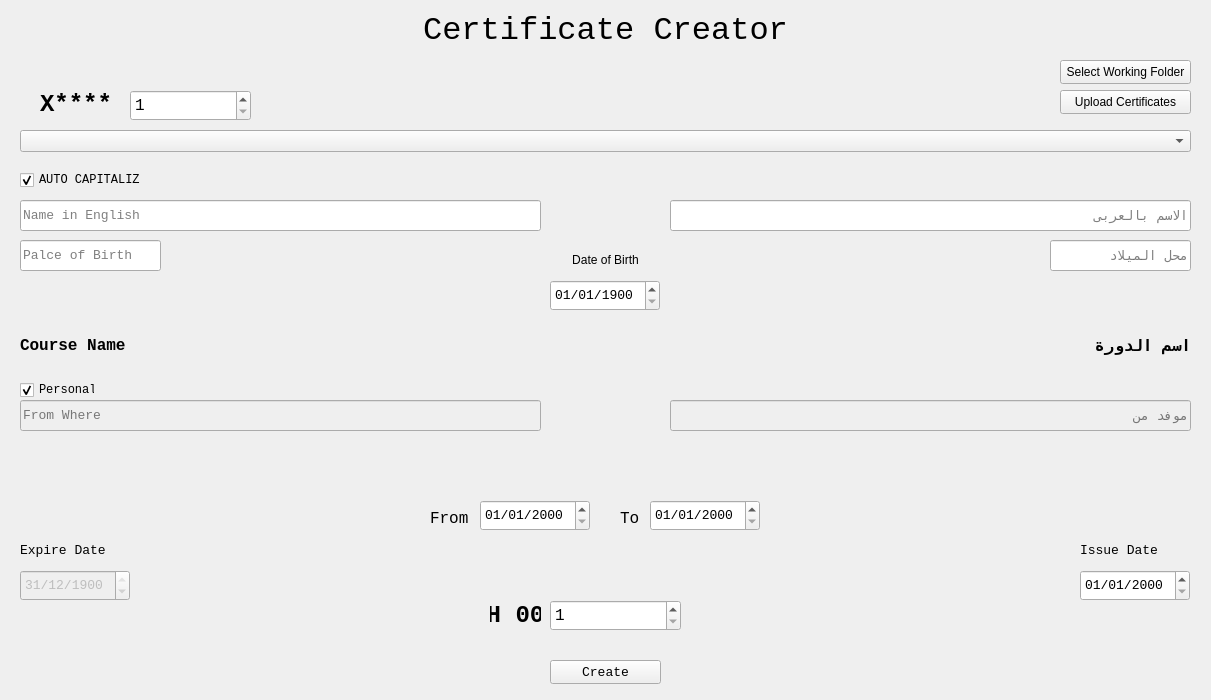
<?xml version="1.0" encoding="UTF-8"?>
<ui version="4.0">
 <class>MainWindow</class>
 <widget class="QWidget" name="MainWindow">
  <property name="geometry">
   <rect>
    <x>0</x>
    <y>0</y>
    <width>1211</width>
    <height>700</height>
   </rect>
  </property>
  <property name="minimumSize">
   <size>
    <width>1211</width>
    <height>700</height>
   </size>
  </property>
  <property name="maximumSize">
   <size>
    <width>1211</width>
    <height>700</height>
   </size>
  </property>
  <property name="windowTitle">
   <string>Form</string>
  </property>
  <widget class="QLabel" name="Title">
   <property name="geometry">
    <rect>
     <x>0</x>
     <y>10</y>
     <width>1211</width>
     <height>41</height>
    </rect>
   </property>
   <property name="font">
    <font>
     <family>Consolas</family>
     <pointsize>24</pointsize>
    </font>
   </property>
   <property name="text">
    <string>Certificate Creator</string>
   </property>
   <property name="alignment">
    <set>Qt::AlignCenter</set>
   </property>
  </widget>
  <widget class="QLabel" name="courseCode">
   <property name="geometry">
    <rect>
     <x>40</x>
     <y>89</y>
     <width>81</width>
     <height>31</height>
    </rect>
   </property>
   <property name="font">
    <font>
     <family>Consolas</family>
     <pointsize>18</pointsize>
     <bold>true</bold>
    </font>
   </property>
   <property name="text">
    <string>X****</string>
   </property>
   <property name="alignment">
    <set>Qt::AlignLeading|Qt::AlignLeft|Qt::AlignVCenter</set>
   </property>
  </widget>
  <widget class="QSpinBox" name="CertNo">
   <property name="geometry">
    <rect>
     <x>130</x>
     <y>90</y>
     <width>121</width>
     <height>31</height>
    </rect>
   </property>
   <property name="font">
    <font>
     <family>Consolas</family>
     <pointsize>12</pointsize>
     <bold>false</bold>
    </font>
   </property>
   <property name="minimum">
    <number>1</number>
   </property>
   <property name="maximum">
    <number>9999999</number>
   </property>
  </widget>
  <widget class="QPushButton" name="pickDirectory">
   <property name="geometry">
    <rect>
     <x>1060</x>
     <y>60</y>
     <width>131</width>
     <height>24</height>
    </rect>
   </property>
   <property name="text">
    <string>Select Working Folder</string>
   </property>
  </widget>
  <widget class="QLabel" name="workingPath">
   <property name="geometry">
    <rect>
     <x>630</x>
     <y>60</y>
     <width>421</width>
     <height>20</height>
    </rect>
   </property>
   <property name="text">
    <string/>
   </property>
   <property name="alignment">
    <set>Qt::AlignRight|Qt::AlignTrailing|Qt::AlignVCenter</set>
   </property>
  </widget>
  <widget class="QComboBox" name="course">
   <property name="geometry">
    <rect>
     <x>20</x>
     <y>130</y>
     <width>1171</width>
     <height>22</height>
    </rect>
   </property>
   <property name="font">
    <font>
     <family>Consolas</family>
     <pointsize>10</pointsize>
    </font>
   </property>
   <property name="currentText">
    <string/>
   </property>
   <property name="placeholderText">
    <string>Course Name</string>
   </property>
   <property name="modelColumn">
    <number>0</number>
   </property>
  </widget>
  <widget class="QCheckBox" name="autoCaps">
   <property name="geometry">
    <rect>
     <x>20</x>
     <y>170</y>
     <width>121</width>
     <height>20</height>
    </rect>
   </property>
   <property name="font">
    <font>
     <family>Consolas</family>
    </font>
   </property>
   <property name="text">
    <string>AUTO CAPITALIZE</string>
   </property>
   <property name="checked">
    <bool>true</bool>
   </property>
  </widget>
  <widget class="QLineEdit" name="Name_En">
   <property name="geometry">
    <rect>
     <x>20</x>
     <y>200</y>
     <width>521</width>
     <height>31</height>
    </rect>
   </property>
   <property name="font">
    <font>
     <family>Consolas</family>
     <pointsize>10</pointsize>
    </font>
   </property>
   <property name="cursorPosition">
    <number>0</number>
   </property>
   <property name="dragEnabled">
    <bool>false</bool>
   </property>
   <property name="placeholderText">
    <string>Name in English</string>
   </property>
   <property name="clearButtonEnabled">
    <bool>true</bool>
   </property>
  </widget>
  <widget class="QLineEdit" name="Name_Ar">
   <property name="geometry">
    <rect>
     <x>670</x>
     <y>200</y>
     <width>521</width>
     <height>31</height>
    </rect>
   </property>
   <property name="font">
    <font>
     <family>Consolas</family>
     <pointsize>10</pointsize>
    </font>
   </property>
   <property name="cursorPosition">
    <number>0</number>
   </property>
   <property name="alignment">
    <set>Qt::AlignLeading|Qt::AlignLeft|Qt::AlignVCenter</set>
   </property>
   <property name="dragEnabled">
    <bool>false</bool>
   </property>
   <property name="placeholderText">
    <string>الاسم بالعربى</string>
   </property>
   <property name="clearButtonEnabled">
    <bool>true</bool>
   </property>
  </widget>
  <widget class="QLineEdit" name="Place_of_Birth_En">
   <property name="geometry">
    <rect>
     <x>20</x>
     <y>240</y>
     <width>141</width>
     <height>31</height>
    </rect>
   </property>
   <property name="font">
    <font>
     <family>Consolas</family>
     <pointsize>10</pointsize>
    </font>
   </property>
   <property name="maxLength">
    <number>12</number>
   </property>
   <property name="cursorPosition">
    <number>0</number>
   </property>
   <property name="dragEnabled">
    <bool>false</bool>
   </property>
   <property name="placeholderText">
    <string>Palce of Birth</string>
   </property>
   <property name="clearButtonEnabled">
    <bool>true</bool>
   </property>
  </widget>
  <widget class="QLineEdit" name="Place_of_Birth_Ar">
   <property name="geometry">
    <rect>
     <x>1050</x>
     <y>240</y>
     <width>141</width>
     <height>31</height>
    </rect>
   </property>
   <property name="font">
    <font>
     <family>Consolas</family>
     <pointsize>10</pointsize>
    </font>
   </property>
   <property name="maxLength">
    <number>12</number>
   </property>
   <property name="cursorPosition">
    <number>0</number>
   </property>
   <property name="dragEnabled">
    <bool>false</bool>
   </property>
   <property name="placeholderText">
    <string>محل الميلاد</string>
   </property>
   <property name="clearButtonEnabled">
    <bool>true</bool>
   </property>
  </widget>
  <widget class="QLabel" name="label_2">
   <property name="geometry">
    <rect>
     <x>180</x>
     <y>250</y>
     <width>851</width>
     <height>20</height>
    </rect>
   </property>
   <property name="minimumSize">
    <size>
     <width>851</width>
     <height>0</height>
    </size>
   </property>
   <property name="text">
    <string>Date of Birth</string>
   </property>
   <property name="alignment">
    <set>Qt::AlignCenter</set>
   </property>
  </widget>
  <widget class="QDateEdit" name="Date_of_Birth">
   <property name="geometry">
    <rect>
     <x>550</x>
     <y>280</y>
     <width>110</width>
     <height>31</height>
    </rect>
   </property>
   <property name="font">
    <font>
     <family>Consolas</family>
     <pointsize>10</pointsize>
    </font>
   </property>
   <property name="dateTime">
    <datetime>
     <hour>0</hour>
     <minute>0</minute>
     <second>0</second>
     <year>1900</year>
     <month>1</month>
     <day>1</day>
    </datetime>
   </property>
   <property name="displayFormat">
    <string>dd/MM/yyyy</string>
   </property>
   <property name="date">
    <date>
     <year>1900</year>
     <month>1</month>
     <day>1</day>
    </date>
   </property>
  </widget>
  <widget class="QLabel" name="Course_Name_En">
   <property name="geometry">
    <rect>
     <x>20</x>
     <y>320</y>
     <width>501</width>
     <height>51</height>
    </rect>
   </property>
   <property name="font">
    <font>
     <family>Consolas</family>
     <pointsize>12</pointsize>
     <bold>true</bold>
    </font>
   </property>
   <property name="text">
    <string>Course Name</string>
   </property>
   <property name="wordWrap">
    <bool>true</bool>
   </property>
  </widget>
  <widget class="QLabel" name="Course_Name_Ar">
   <property name="geometry">
    <rect>
     <x>690</x>
     <y>320</y>
     <width>501</width>
     <height>51</height>
    </rect>
   </property>
   <property name="font">
    <font>
     <family>Consolas</family>
     <pointsize>12</pointsize>
     <bold>true</bold>
    </font>
   </property>
   <property name="text">
    <string>اسم الدورة</string>
   </property>
   <property name="wordWrap">
    <bool>true</bool>
   </property>
  </widget>
  <widget class="QCheckBox" name="isPersonal">
   <property name="geometry">
    <rect>
     <x>20</x>
     <y>380</y>
     <width>75</width>
     <height>20</height>
    </rect>
   </property>
   <property name="font">
    <font>
     <family>Consolas</family>
    </font>
   </property>
   <property name="text">
    <string>Personal</string>
   </property>
   <property name="checked">
    <bool>true</bool>
   </property>
  </widget>
  <widget class="QLineEdit" name="fromWhere_en">
   <property name="enabled">
    <bool>false</bool>
   </property>
   <property name="geometry">
    <rect>
     <x>20</x>
     <y>400</y>
     <width>521</width>
     <height>31</height>
    </rect>
   </property>
   <property name="font">
    <font>
     <family>Consolas</family>
     <pointsize>10</pointsize>
    </font>
   </property>
   <property name="cursorPosition">
    <number>0</number>
   </property>
   <property name="dragEnabled">
    <bool>false</bool>
   </property>
   <property name="placeholderText">
    <string>From Where</string>
   </property>
   <property name="clearButtonEnabled">
    <bool>true</bool>
   </property>
  </widget>
  <widget class="QLineEdit" name="fromWhere_ar">
   <property name="enabled">
    <bool>false</bool>
   </property>
   <property name="geometry">
    <rect>
     <x>670</x>
     <y>400</y>
     <width>521</width>
     <height>31</height>
    </rect>
   </property>
   <property name="font">
    <font>
     <family>Consolas</family>
     <pointsize>10</pointsize>
    </font>
   </property>
   <property name="cursorPosition">
    <number>0</number>
   </property>
   <property name="alignment">
    <set>Qt::AlignLeading|Qt::AlignLeft|Qt::AlignVCenter</set>
   </property>
   <property name="dragEnabled">
    <bool>false</bool>
   </property>
   <property name="placeholderText">
    <string>موفد من</string>
   </property>
   <property name="clearButtonEnabled">
    <bool>true</bool>
   </property>
  </widget>
  <widget class="QDateEdit" name="From">
   <property name="geometry">
    <rect>
     <x>480</x>
     <y>500</y>
     <width>110</width>
     <height>31</height>
    </rect>
   </property>
   <property name="font">
    <font>
     <family>Consolas</family>
     <pointsize>10</pointsize>
    </font>
   </property>
   <property name="displayFormat">
    <string>dd/MM/yyyy</string>
   </property>
  </widget>
  <widget class="QLabel" name="FromLable">
   <property name="geometry">
    <rect>
     <x>430</x>
     <y>510</y>
     <width>41</width>
     <height>16</height>
    </rect>
   </property>
   <property name="font">
    <font>
     <family>Consolas</family>
     <pointsize>12</pointsize>
     <bold>false</bold>
    </font>
   </property>
   <property name="text">
    <string>From</string>
   </property>
  </widget>
  <widget class="QLabel" name="ToLabel">
   <property name="geometry">
    <rect>
     <x>620</x>
     <y>510</y>
     <width>21</width>
     <height>16</height>
    </rect>
   </property>
   <property name="font">
    <font>
     <family>Consolas</family>
     <pointsize>12</pointsize>
     <bold>false</bold>
    </font>
   </property>
   <property name="text">
    <string>To</string>
   </property>
  </widget>
  <widget class="QLabel" name="label_3">
   <property name="geometry">
    <rect>
     <x>20</x>
     <y>540</y>
     <width>91</width>
     <height>20</height>
    </rect>
   </property>
   <property name="font">
    <font>
     <family>Consolas</family>
     <pointsize>10</pointsize>
    </font>
   </property>
   <property name="text">
    <string>Expire Date</string>
   </property>
  </widget>
  <widget class="QLabel" name="label">
   <property name="geometry">
    <rect>
     <x>1080</x>
     <y>540</y>
     <width>91</width>
     <height>20</height>
    </rect>
   </property>
   <property name="font">
    <font>
     <family>Consolas</family>
     <pointsize>10</pointsize>
    </font>
   </property>
   <property name="text">
    <string>Issue Date</string>
   </property>
  </widget>
  <widget class="QDateEdit" name="To">
   <property name="geometry">
    <rect>
     <x>650</x>
     <y>500</y>
     <width>110</width>
     <height>31</height>
    </rect>
   </property>
   <property name="font">
    <font>
     <family>Consolas</family>
     <pointsize>10</pointsize>
    </font>
   </property>
   <property name="displayFormat">
    <string>dd/MM/yyyy</string>
   </property>
  </widget>
  <widget class="QLabel" name="courseCode_2">
   <property name="geometry">
    <rect>
     <x>490</x>
     <y>600</y>
     <width>51</width>
     <height>31</height>
    </rect>
   </property>
   <property name="font">
    <font>
     <family>Consolas</family>
     <pointsize>18</pointsize>
     <bold>true</bold>
    </font>
   </property>
   <property name="text">
    <string>H 00</string>
   </property>
   <property name="alignment">
    <set>Qt::AlignCenter</set>
   </property>
  </widget>
  <widget class="QDateEdit" name="Expire_Date">
   <property name="enabled">
    <bool>false</bool>
   </property>
   <property name="geometry">
    <rect>
     <x>20</x>
     <y>570</y>
     <width>110</width>
     <height>31</height>
    </rect>
   </property>
   <property name="font">
    <font>
     <family>Consolas</family>
     <pointsize>10</pointsize>
    </font>
   </property>
   <property name="displayFormat">
    <string>dd/MM/yyyy</string>
   </property>
   <property name="date">
    <date>
     <year>1900</year>
     <month>12</month>
     <day>31</day>
    </date>
   </property>
  </widget>
  <widget class="QDateEdit" name="Issue_Date">
   <property name="geometry">
    <rect>
     <x>1080</x>
     <y>570</y>
     <width>110</width>
     <height>31</height>
    </rect>
   </property>
   <property name="font">
    <font>
     <family>Consolas</family>
     <pointsize>10</pointsize>
    </font>
   </property>
   <property name="displayFormat">
    <string>dd/MM/yyyy</string>
   </property>
  </widget>
  <widget class="QSpinBox" name="regNo">
   <property name="geometry">
    <rect>
     <x>550</x>
     <y>600</y>
     <width>131</width>
     <height>31</height>
    </rect>
   </property>
   <property name="font">
    <font>
     <family>Consolas</family>
     <pointsize>12</pointsize>
    </font>
   </property>
   <property name="minimum">
    <number>1</number>
   </property>
   <property name="maximum">
    <number>9999999</number>
   </property>
   <property name="displayIntegerBase">
    <number>10</number>
   </property>
  </widget>
  <widget class="QLabel" name="resultLabel">
   <property name="geometry">
    <rect>
     <x>0</x>
     <y>640</y>
     <width>1211</width>
     <height>20</height>
    </rect>
   </property>
   <property name="minimumSize">
    <size>
     <width>851</width>
     <height>20</height>
    </size>
   </property>
   <property name="text">
    <string/>
   </property>
   <property name="alignment">
    <set>Qt::AlignCenter</set>
   </property>
  </widget>
  <widget class="QPushButton" name="CreateButton">
   <property name="geometry">
    <rect>
     <x>550</x>
     <y>660</y>
     <width>111</width>
     <height>24</height>
    </rect>
   </property>
   <property name="font">
    <font>
     <family>Consolas</family>
     <pointsize>10</pointsize>
    </font>
   </property>
   <property name="text">
    <string>Create</string>
   </property>
  </widget>
  <widget class="QLabel" name="rulesCode">
   <property name="geometry">
    <rect>
     <x>0</x>
     <y>450</y>
     <width>1211</width>
     <height>31</height>
    </rect>
   </property>
   <property name="font">
    <font>
     <family>Consolas</family>
     <pointsize>12</pointsize>
     <bold>true</bold>
    </font>
   </property>
   <property name="text">
    <string/>
   </property>
   <property name="alignment">
    <set>Qt::AlignCenter</set>
   </property>
   <property name="wordWrap">
    <bool>true</bool>
   </property>
  </widget>
  <widget class="QPushButton" name="uploadCerts">
   <property name="geometry">
    <rect>
     <x>1060</x>
     <y>90</y>
     <width>131</width>
     <height>24</height>
    </rect>
   </property>
   <property name="text">
    <string>Upload Certificates</string>
   </property>
  </widget>
 </widget>
 <resources/>
 <connections>
  <connection>
   <sender>isPersonal</sender>
   <signal>toggled(bool)</signal>
   <receiver>fromWhere_en</receiver>
   <slot>setDisabled(bool)</slot>
   <hints>
    <hint type="sourcelabel">
     <x>69</x>
     <y>390</y>
    </hint>
    <hint type="destinationlabel">
     <x>100</x>
     <y>409</y>
    </hint>
   </hints>
  </connection>
  <connection>
   <sender>isPersonal</sender>
   <signal>toggled(bool)</signal>
   <receiver>fromWhere_ar</receiver>
   <slot>setDisabled(bool)</slot>
   <hints>
    <hint type="sourcelabel">
     <x>55</x>
     <y>392</y>
    </hint>
    <hint type="destinationlabel">
     <x>548</x>
     <y>419</y>
    </hint>
   </hints>
  </connection>
 </connections>
</ui>
